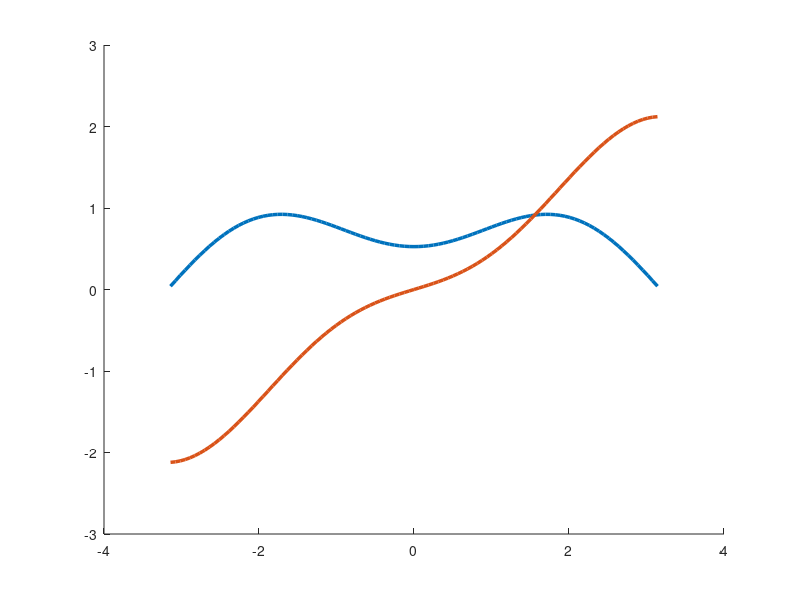

Write the MATLAB code that produced this figure. (Note: this script raises an error after producing the figure.)
clear all
close all
%%
r = 1;
th = linspace(-pi, pi, 101);
y1 = sqrt(r/(2*pi)).*(7/3*cos(th./2) - cos(3*th./2)) + ...
     (1/(4*sqrt(2*pi)))^2*(-1/15*log(r)-52/45*(log(r)+3/4*sin(th).^2) - 103/48*cos(th) + 26/15*cos(2*th)-3/16*cos(3*th));
y2 = sqrt(r/(2*pi)).*(13/3*sin(th./2) - sin(3*th./2)) + ...
    (1/(4*sqrt(2*pi)))^2*(th/15 - 52/45*(th/4 - 3/8*sin(2*th)) - 61/48*sin(th) + 26/15*sin(2*th) - 3/16*sin(3*th)) ;

figure(1)
hold on 
plot(th, y1, 'linewidth', 2.5)
plot(th, y2, 'linewidth', 2.5)
xline(-pi, '--k')
xline(-3*pi/4, '--k')
xline(-2*pi/4, '--k')
xline(-pi/4, '--k')
xline(0, '--k')
xline(pi/4, '--k')
xline(2*pi/4, '--k')
xline(3*pi/4, '--k')
xline(pi, '--k')

% h0 is the height 
h0 = 100000.0;
% Amount of displacement 
Delta = 100; 
% stretch in direction of displacement 
lambda_a = 1 + Delta/h0;

% Known a for specific geometry 
a = 2*sqrt(h0/pi)*(lambda_a - inv(lambda_a));
c = 1.55;
%%
k_I = 0.001;
mu = 1;
scale = 1.0;

test_par = k_I/(4*mu); 

%% Define LHS section - discontinuous section 
x_l_b = linspace(-0.5, -0.5, 101);
y_l_b = linspace(-0.5, -0, 101);
% Convert coordinates
r_l_b = sqrt(x_l_b.^2 + y_l_b.^2);
th_l_b = atan(y_l_b./x_l_b) - pi;

x_l_t = linspace(-0.5, -0.5, 101);
y_l_t = linspace(0, 0.5, 101);
% Convert coordinates
r_l_t = sqrt(x_l_t.^2 + y_l_t.^2);
th_l_t = atan(y_l_t./x_l_t) + pi;

y1_l_b = test_par*sqrt(r_l_b/(2*pi)).*(7/3*cos(th_l_b./2) - cos(3*th_l_b./2)) + ...
         (test_par/(sqrt(2*pi)))^2*(-1/15*log(r_l_b)-52/45*(log(r_l_b)+3/4*sin(th_l_b).^2) - 103/48*cos(th_l_b) + 26/15*cos(2*th_l_b)-3/16*cos(3*th_l_b));
%c*r.*cos(th-pi) - x_l_b;
y2_l_b = test_par*sqrt(r_l_b/(2*pi)).*(13/3*sin(th_l_b./2) - sin(3*th_l_b./2)) + ...
         (test_par/(sqrt(2*pi)))^2*(th_l_b/15 - 52/45*(th_l_b/4 - 3/8*sin(2*th_l_b)) - 61/48*sin(th_l_b) + 26/15*sin(2*th_l_b) - 3/16*sin(3*th_l_b)) ;
%a*sqrt(r).*sin((th-pi)./2) - y_l_b;
y1_l_t = test_par*sqrt(r_l_t/(2*pi)).*(7/3*cos(th_l_t./2) - cos(3*th_l_t./2)) + ...
         (test_par/(sqrt(2*pi)))^2*(-1/15*log(r_l_t) - 52/45*(log(r_l_t) + 3/4*sin(th_l_t).^2) - 103/48*cos(th_l_t) + 26/15*cos(2*th_l_t) -3/16*cos(3*th_l_t));
% c*r.*cos(th+pi) - x_l_t;
y2_l_t = test_par*sqrt(r_l_t/(2*pi)).*(13/3*sin(th_l_t./2) - sin(3*th_l_t./2)) + ...
         (test_par/(sqrt(2*pi)))^2*(th_l_t/15 - 52/45*(th_l_t/4 - 3/8*sin(2*th_l_t)) - 61/48*sin(th_l_t) + 26/15*sin(2*th_l_t) - 3/16*sin(3*th_l_t)) ;
%a*sqrt(r).*sin((th+pi)./2) - y_l_t;

%% Define Top section - continuous
x_t_l = linspace(-0.5, 0, 101);
y_t_l = linspace(0.5, 0.5, 101);
% Convert coordinates
r_t_l = sqrt(x_t_l.^2 + y_t_l.^2);
th_t_l = atan(y_t_l./x_t_l);
th_t_l(101) = -th_t_l(101);
th_t_l = th_t_l + pi; 

x_t_r = linspace(0, 0.5, 101);
y_t_r = linspace(0.5, 0.5, 101);
% Convert coordinates
r_t_r = sqrt(x_t_r.^2 + y_t_r.^2);
th_t_r = atan(y_t_r./x_t_r);

y1_t_l = test_par*sqrt(r_t_l/(2*pi)).*(7/3*cos(th_t_l./2) - cos(3*th_t_l./2)) + ...
         test_par^2*(1/(sqrt(2*pi)))^2*(-1/15*log(r_t_l) - 52/45*(log(r_t_l) + 3/4*sin(th_t_l).^2) - 103/48*cos(th_t_l) + 26/15*cos(2*th_t_l) -3/16*cos(3*th_t_l));
%flip(c*r.*cos(th + pi) - x_t_l);
y2_t_l = test_par*sqrt(r_t_l/(2*pi)).*(13/3*sin(th_t_l./2) - sin(3*th_t_l./2)) + ...
         test_par^2*(1/(sqrt(2*pi)))^2*(th_t_l/15 - 52/45*(th_t_l/4 - 3/8*sin(2*th_t_l)) - 61/48*sin(th_t_l) + 26/15*sin(2*th_t_l) - 3/16*sin(3*th_t_l)) ;
%flip(a*sqrt(r).*sin((th + pi)./2) - y_t_l);
y1_t_r = test_par*sqrt(r_t_r/(2*pi)).*(7/3*cos(th_t_r./2) - cos(3*th_t_r./2)) + ...
         test_par^2*(1/(sqrt(2*pi)))^2*(-1/15*log(r_t_r) - 52/45*(log(r_t_r) + 3/4*sin(th_t_r).^2) - 103/48*cos(th_t_r) + 26/15*cos(2*th_t_r) -3/16*cos(3*th_t_r));
%c*r.*cos(th) - x_t_r;
y2_t_r = test_par*sqrt(r_t_r/(2*pi)).*(13/3*sin(th_t_r./2) - sin(3*th_t_r./2)) + ...
         test_par^2*(1/(sqrt(2*pi)))^2*(th_t_r/15 - 52/45*(th_t_r/4 - 3/8*sin(2*th_t_r)) - 61/48*sin(th_t_r) + 26/15*sin(2*th_t_r) - 3/16*sin(3*th_t_r)) ;
%a*sqrt(r).*sin((th)./2) - y_t_r;

%% Define RHS - continuous
x_rhs = linspace(0.5, 0.5, 101);
y_rhs = linspace(0.5, -0.5, 101);
% Convert coordinates
r_r = sqrt(x_rhs.^2 + y_rhs.^2);
th_r = atan(y_rhs./x_rhs);
thdeg = rad2deg(th_r)

y1_rhs = test_par*sqrt(r_r/(2*pi)).*(7/3*cos(th_r./2) - cos(3*th_r./2)) + ...
         test_par^2*(1/(sqrt(2*pi)))^2*(-1/15*log(r_r) - 52/45*(log(r_r) + 3/4*sin(th_r).^2) - 103/48*cos(th_r) + 26/15*cos(2*th_r) -3/16*cos(3*th_r));
%c*r.*cos(th) - x_rhs;
y2_rhs = test_par*sqrt(r_r/(2*pi)).*(13/3*sin(th_r./2) - sin(3*th_r./2)) + ...
         test_par^2*(1/(sqrt(2*pi)))^2*(th_r/15 - 52/45*(th_r/4 - 3/8*sin(2*th_r)) - 61/48*sin(th_r) + 26/15*sin(2*th_r) - 3/16*sin(3*th_r)) ;
%flip(a*sqrt(r).*sin((th + pi)./2) - y_t_l);
%a*sqrt(r).*sin((th)./2) - y_rhs;

%% Define Bottom - continuous 
x_b_r = linspace(0.5, 0, 101);
y_b_r = linspace(-0.5, -0.5, 101);
% Convert coordinates
r_b_r = sqrt(x_b_r.^2 + y_b_r.^2);
th_b_r = atan(y_b_r./x_b_r);

x_b_l = linspace(0, -0.5, 101);
y_b_l = linspace(-0.5, -0.5, 101);
% Convert coordinates
r_b_l = sqrt(x_b_l.^2 + y_b_l.^2);
th_b_l = atan(y_b_l./x_b_l);
th_b_l(1) = -th_b_l(1);
th_b_l = th_b_l - pi;

y1_b_r = test_par*sqrt(r_b_r/(2*pi)).*(7/3*cos(th_b_r./2) - cos(3*th_b_r./2)) + ...
         test_par^2*(1/(sqrt(2*pi)))^2*(-1/15*log(r_b_r) - 52/45*(log(r_b_r) + 3/4*sin(th_b_r).^2) - 103/48*cos(th_b_r) + 26/15*cos(2*th_b_r) -3/16*cos(3*th_b_r));
y2_b_r = test_par*sqrt(r_b_r/(2*pi)).*(13/3*sin(th_b_r./2) - sin(3*th_b_r./2)) + ...
         test_par^2*(1/(sqrt(2*pi)))^2*(th_b_r/15 - 52/45*(th_b_r/4 - 3/8*sin(2*th_b_r)) - 61/48*sin(th_b_r) + 26/15*sin(2*th_b_r) - 3/16*sin(3*th_b_r)) ;

y1_b_l = test_par*sqrt(r_b_l/(2*pi)).*(7/3*cos(th_b_l./2) - cos(3*th_b_l./2)) + ...
         test_par^2*(1/(sqrt(2*pi)))^2*(-1/15*log(r_b_l) - 52/45*(log(r_b_l) + 3/4*sin(th_b_l).^2) - 103/48*cos(th_b_l) + 26/15*cos(2*th_b_l) -3/16*cos(3*th_b_l));
y2_b_l = test_par*sqrt(r_b_l/(2*pi)).*(13/3*sin(th_b_l./2) - sin(3*th_b_l./2)) + ...
         test_par^2*(1/(sqrt(2*pi)))^2*(th_b_l/15 - 52/45*(th_b_l/4 - 3/8*sin(2*th_b_l)) - 61/48*sin(th_b_l) + 26/15*sin(2*th_b_l) - 3/16*sin(3*th_b_l)) ;

%%
figure(2)
hold on
plot(linspace(-1.5, -1, 101), scale*y1_b_r, 'r', 'LineWidth', 2.5)
plot(linspace(-1.5, -1, 101), scale*y2_b_r, 'b', 'LineWidth', 2.5)
plot(linspace(-1, -0.5, 101), scale*y1_b_l, 'r', 'LineWidth', 2.5)
plot(linspace(-1, -0.5, 101), scale*y2_b_l, 'b', 'LineWidth', 2.5)
xline(-0.5, '--k')
plot(y_l_t, scale*y1_l_t, 'r', 'LineWidth', 2.5)
plot(y_l_t, scale*y2_l_t, 'b', 'LineWidth', 2.5)
h1 = plot(y_l_b, scale*y1_l_b, 'r', 'LineWidth', 2.5);
h2 = plot(y_l_b, scale*y2_l_b, 'b', 'LineWidth', 2.5);
xline(0.5, '--k') % top 
plot(linspace(0.5, 1., 101), scale*y1_t_l, 'r', 'LineWidth', 2.5)
plot(linspace(0.5, 1., 101), scale*y2_t_l, 'b', 'LineWidth', 2.5)
plot(linspace(1.0, 1.5, 101), scale*y1_t_r, 'r', 'LineWidth', 2.5)
plot(linspace(1.0, 1.5, 101), scale*y2_t_r, 'b', 'LineWidth', 2.5)
xline(1.5, '--k') % rhs
plot(linspace(1.5, 2.5, 101), scale*y1_rhs, 'r', 'LineWidth', 2.5)
plot(linspace(1.5, 2.5, 101), scale*y2_rhs, 'b', 'LineWidth', 2.5)

leg = legend([h1, h2],["u1", "u2"], 'Location', 'Best');

%%
x_fea = KI1E3S2.Points0;
ux_fea = KI1E3S2.Disp0;
uy_fea = KI1E3S2.Disp1;
k_I = 0.001;
mu = 1;

par = k_I/(4*mu); 

x = linspace(-0.5,0,201);
y = linspace(0.0,0.0,201);

r = sqrt(x.^2 + y.^2);
th = atan(y./x)+pi;
r = r(1,1:200);
th = th(1,1:200);
ux = par*sqrt(r/(2*pi)).*(7/3*cos(th./2) - cos(3*th./2)) + ...
     par^2*(1/(sqrt(2*pi)))^2*(-1/15*log(r) - 52/45*(log(r) + 3/4*sin(th).^2) - 103/48*cos(th) + 26/15*cos(2*th) -3/16*cos(3*th));
uy = par*sqrt(r/(2*pi)).*(13/3*sin(th./2) - sin(3*th./2)) + ...
     par^2*(1/(sqrt(2*pi)))^2*(th/15 - 52/45*(th/4 - 3/8*sin(2*th)) - 61/48*sin(th) + 26/15*sin(2*th) - 3/16*sin(3*th)) ;
% ux - ux(0, 0) and uy - uy(0, 0)
uy_0 = uy - uy(end);
ux_0 = ux - ux(end); 

figure(1)
hold on 
h1 = plot(x(1,1:200), (ux_0(1,:)), 'r', 'LineWidth', 2.5)
h2 = plot(x(1,1:200), (uy_0(1,:)), 'b', 'LineWidth', 2.5)

plot(x_fea, ux_fea, 'r--', 'LineWidth', 2.5)
plot(x_fea, uy_fea, 'b--', 'LineWidth', 2.5)
xlabel("X-Coord", 'Interpreter', 'LaTeX')
ylabel("Displacement", 'Interpreter', 'LaTeX')
leg = legend([h1, h2],["X-Disp", "Y-Disp"], 'Location', 'Best');
